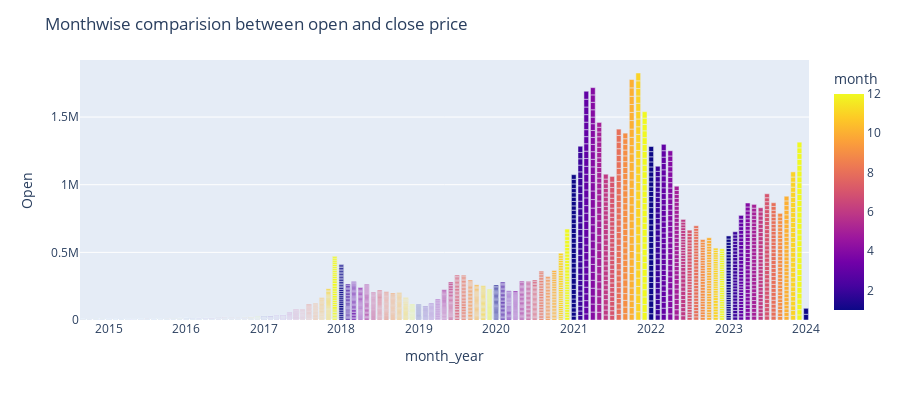

Notebook code cell kept with this figure:
### Code cell
df['month_year'] = df['month_year'].astype(str)
fig = px.bar(df, x='month_year', y='Open', color='month', barmode='group', height=400)  
fig.update_layout(title_text='Monthwise comparision between open and close price')
fig.show()

### Figure 1 — Plotly figure (JSON) as saved in the notebook; plotly's stock layout.template omitted (floating-point values rounded to 4 significant figures; data arrays with more than 128 entries replaced by an {"elided": "..."} marker saying what was removed)
{"data": [{"alignmentgroup": "True", "hovertemplate": "month_year=%{x}<br>Open=%{y}<br>month=%{marker.color}<extra></extra>", "legendgroup": "", "marker": {"color": {"elided": "3395 int values"}, "coloraxis": "coloraxis", "pattern": {"shape": ""}}, "name": "", "offsetgroup": "", "orientation": "v", "showlegend": false, "textposition": "auto", "type": "bar", "x": {"elided": "3395 str values"}, "xaxis": "x", "y": {"elided": "3395 float values"}, "yaxis": "y"}], "layout": {"barmode": "group", "coloraxis": {"colorbar": {"title": {"text": "month"}}, "colorscale": [[0, "#0d0887"], [0.1111, "#46039f"], [0.2222, "#7201a8"], [0.3333, "#9c179e"], [0.4444, "#bd3786"], [0.5556, "#d8576b"], [0.6667, "#ed7953"], [0.7778, "#fb9f3a"], [0.8889, "#fdca26"], [1, "#f0f921"]]}, "height": 400, "legend": {"tracegroupgap": 0}, "margin": {"t": 60}, "title": {"text": "Monthwise comparision between open and close price"}, "xaxis": {"anchor": "y", "domain": [0, 1], "title": {"text": "month_year"}}, "yaxis": {"anchor": "x", "domain": [0, 1], "title": {"text": "Open"}}}}
